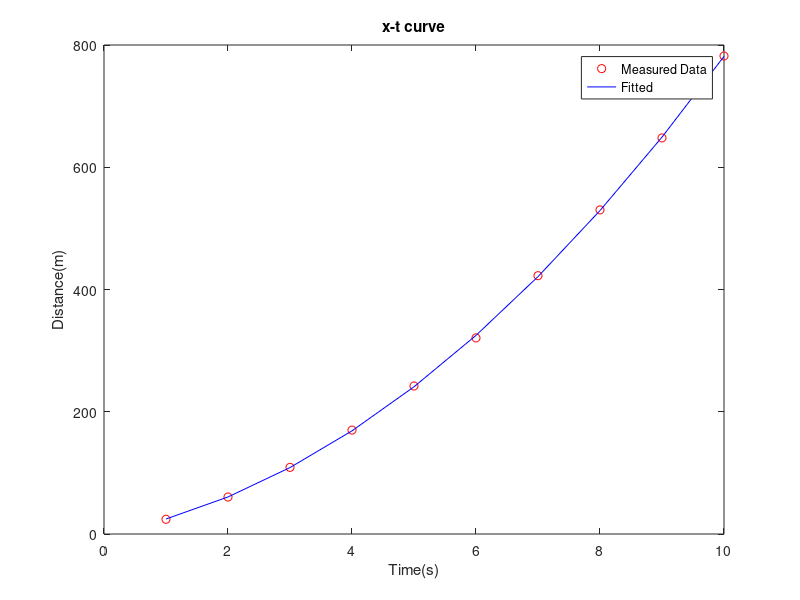

MATLAB code to generate this figure:
t=[1:10];
dist=[24.1,60.5,109,170,242.1,320.8,422.6,530.2,648,782];
p=polyfit(t,dist,2);
%dist2=p(1)*t.^2+p(2)*t+p(3);%Method_1;
%plot(t,dist,'ro');
%hold on;
%plot(t,dist2,'b-');%Method_1;
%dist3=@(x)polyval(p,x);%Method_2;
%figure(2);
%plot(t,dist,'ro');
%hold;
%fplot(dist3,[1,10],'b-');%Method_2;
dist3=@(x)polyval(p,x);
figure(3);
plot(t,dist,'ro');
hold;
plot(t,dist3(t),'b-');
xlabel('Time(s)');
ylabel('Distance(m)');
legend('Measured Data','Fitted');
title('x-t curve')


